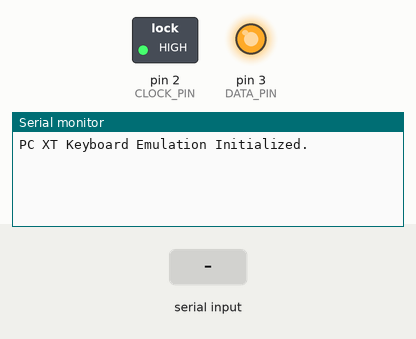
Simulated run of this sketch. Board: Arduino Uno, built with avr-gcc and run on an emulated ATmega328P. On the bench: switched loads named in the sketch (green lamp = pin HIGH), output pins drawn as LEDs (lit = HIGH), the last lines printed to the serial monitor. The inputs (shaded band) are chosen by the test bench.

Above: at 1.2 s.
1.3 s: "90,45\n" received over Serial
At 1.7 s:
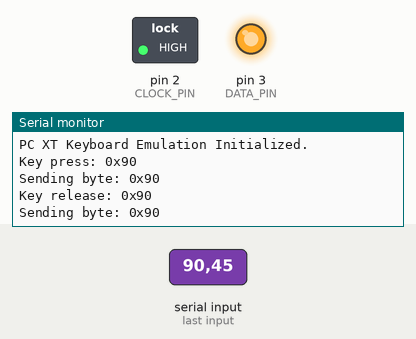
2.9 s: "30,150\n" received over Serial
At 4.2 s:
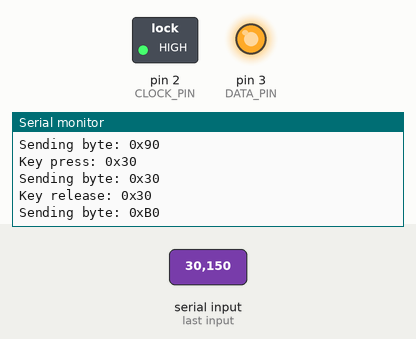

The sketch:

dim-keyboard-com-pcxt.ino
```cpp
// Define pin numbers for clock and data lines
const int CLOCK_PIN = 2;  // Pin 8 for clock
const int DATA_PIN = 3;   // Pin 9 for data

// Timing for 10 kHz clock (50 microseconds per half cycle)
const int CLOCK_DELAY = 55;  // Adjust for stability

void setup() {
  pinMode(CLOCK_PIN, OUTPUT);  // Set clock pin as output
  pinMode(DATA_PIN, OUTPUT);   // Set data pin as output

  digitalWrite(CLOCK_PIN, HIGH);  // Idle state is high
  digitalWrite(DATA_PIN, HIGH);   // Idle state is high

  // Serial monitor setup for logging
  Serial.begin(9600);
  Serial.println("PC XT Keyboard Emulation Initialized.");
}

// Function to toggle the clock line (one pulse cycle)
void clock_pulse() {
  digitalWrite(CLOCK_PIN, LOW);
  delayMicroseconds(CLOCK_DELAY);
  digitalWrite(CLOCK_PIN, HIGH);
  delayMicroseconds(CLOCK_DELAY);
}

// Function to send one byte of data in PC XT protocol (without parity bit)
void send_byte(byte data_byte) {
  Serial.print("Sending byte: 0x");
  Serial.println(data_byte, HEX);

  // Send start bit (0)
  digitalWrite(DATA_PIN, LOW);
  clock_pulse();

  // Send each of the 8 data bits (LSB first)
  for (int i = 0; i < 8; i++) {
    int bit = (data_byte >> i) & 0x01;
    digitalWrite(DATA_PIN, bit ? HIGH : LOW);
    clock_pulse();
  }

  // Send stop bit (1)
  digitalWrite(DATA_PIN, HIGH);
  clock_pulse();
}

// Function to send a key press scan code (PC XT Scan Code Set 1)
void send_keypress(byte scan_code) {
  Serial.print("Key press: 0x");
  Serial.println(scan_code, HEX);
  send_byte(scan_code);  // Send the scan code for key press
}

// Function to send a key release scan code (PC XT Scan Code Set 1)
void send_keyrelease(byte scan_code) {
  Serial.print("Key release: 0x");
  Serial.println(scan_code, HEX);
  send_byte(scan_code | 0x80);  // Send the scan code with the high bit set for key release
}

// Function to process and send a key based on Serial input
void process_serial_input() {
  // Check if data is available to read from the serial port
  if (Serial.available() > 0) {
    String input = Serial.readStringUntil('\n');  // Read the input until newline character

    // Parse the input as a hexadecimal number (e.g., "0x1C")
    input.trim();  // Remove any whitespace
    long scan_code = strtol(input.c_str(), NULL, 16);  // Convert string to long, using base 16 (hexadecimal)

    if (scan_code >= 0 && scan_code <= 0xFF) {  // Ensure the scan code is within a valid byte range
      byte key_code = (byte)scan_code;

      // Send the keypress and key release
      send_keypress(key_code);
      delay(100);  // Simulate key press duration
      send_keyrelease(key_code);
    } else {
      Serial.println("Invalid scan code. Please enter a valid hex code (e.g., 0x1C).");
    }
  }
}

void loop() {
  // After setup, continuously check for Serial input and send keypresses
  process_serial_input();  // Check if a keypress is entered via Serial
}
```

Measured:
- after the input at 1.3 s, the serial monitor: prints a new line at once (image 1)
- after the input at 2.9 s, the serial monitor: prints a new line at once (image 2)
